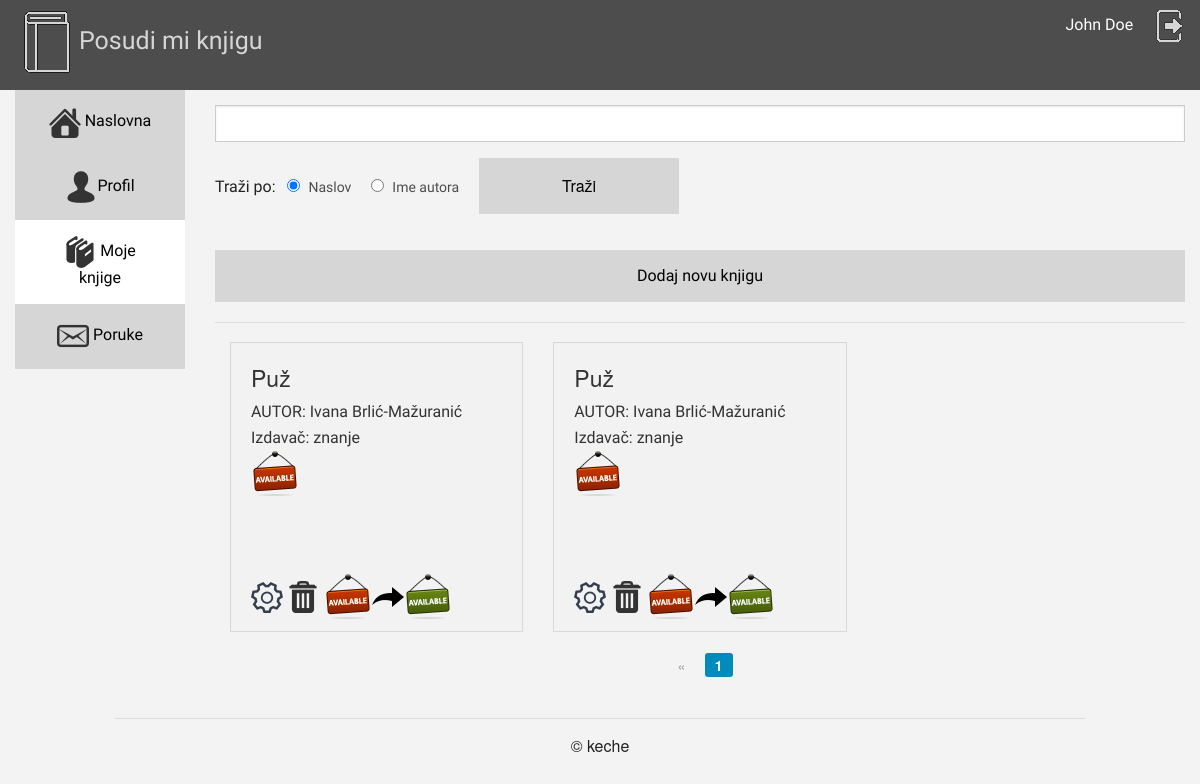
Page /knjige/index.php (signed in) on the committed database.
### tables this page shows
create table knjiga(
	id 		int not null primary key auto_increment,
	naziv 		varchar(100) not null,
	autor 		int not null,
	godina 		int,
	izdanje 	int,
	izdavac 	int,
	vlasnik 	int not null,
	ocijena 	int,
	status 		boolean
);

create table autor(
	id 		int not null primary key auto_increment,
	ime 		varchar(50) not null
);

create table izdavac(
	id 		int not null primary key auto_increment,
	naziv 		varchar(50) not null
);

### konfiguracija.php (called while the page is built, shortened)
<?php
$putanjaApp="/pojects/pmk/";
$app="book_";

### knjige/index.php (the view, shortened to what this page needs)
<?php include_once '../konfiguracija.php';
if(isset($_GET["stranica"])){
	$stranica=$_GET["stranica"];
	if($stranica==0){
		$stranica=1;
	}
}else{
	$stranica=1;
}
if(isset($_GET["trazi"])){
	$trazi=$_GET["trazi"];
} else if(isset($_POST["trazi"])){
	$trazi=$_POST["trazi"];
}else{
	$trazi="";
}
?>
<!doctype html>
<html class="no-js" lang="en">
  <head>
   <?php include_once '../head.php'; ?>
  </head>
  <body class="pozadina">
    <?php include_once '../gore.php' ;    ?>
   <div class="large-2 medium-3 columns hide-for-small">
 <?php include_once '../sastrane.php' ;    ?>
</div>
   <div class="large-10 medium-8 columns ">
   	<div class="row knjige ">
   		<div class="row font">
   			<div class="large-12 columns">
   			<form action="<?php echo $_SERVER['PHP_SELF'];?>" method="post">
   		<input type="text"  name="trazi" value="<?php if(isset($_POST["trazi"])){echo $_POST["trazi"];}?>"/>
   		Traži po:&nbsp;&nbsp;
      <input type="radio" name="kriterij" value="1" id="kriterij1" <?php if(!isset($_POST["kriterij"]) || $_POST["kriterij"]==1){echo "checked=\"true\"";}?>><label for="kriterij1">Naslov</label>
      <input type="radio" name="kriterij" value="2" id="kriterij2" <?php if(isset($_POST["kriterij"]) && $_POST["kriterij"]==2){echo "checked=\"true\"";}?>><label for="kriterij2">Ime autora</label>
      <input type="submit" value="Traži" class="button trazi"/>
      </form>
      </div>
      </div>
      <a href="<?php echo $putanjaApp;?>knjige/dodaj.php"><button class="button sastrane font " >Dodaj novu knjigu</button></a><hr />
   	<?php
    if($_POST){
			switch ($_POST["kriterij"]) {
    case 1:
        $kriterij="a.naziv";
        break;
    case 2:
       $kriterij="d.ime";
        break;
   default:
   $kriterij="d.naziv";
        break;
 }
			$trazi=$_POST["trazi"];
			}else{ $kriterij="a.naziv";
 	$trazi="";
			}
			$vlasnik=$_SESSION[$app. "autoriziran"]->id;
			if($stranica==1){
			$s=0;
		}else{
			$s=($stranica-1)*9;
		}
   	$izraz = $veza -> prepare("select a.id as broj,a.naziv as naslov,a.status as status,b.id as id,b.username as korisnik,
   	c.naziv as izdavac,d.ime as name,a.godina as godina,a.izdanje as izdanje,f.username as gdje,f.id as idgdje
   	from knjiga a
   	inner join user b on a.vlasnik=b.id
   	inner join izdavac c on a.izdavac=c.id
   	inner join autor d on a.autor=d.id
   	inner join posjed e on e.knjiga=a.id
   	inner join user f on e.user=f.id
   	where $kriterij like :trazi and vlasnik=$vlasnik
   	order by broj
   	limit $s, 9");
	$trazi = "%". $trazi."%";
	$izraz->bindParam(":trazi", $trazi);
	$izraz->execute();
	$info=$izraz->fetchAll(PDO::FETCH_OBJ);
	foreach($info as $knjiga): ?>
		<div class="large-4 columns">
			<div class="panel minimum">
				<a href="#" data-reveal-id="modal_<?php echo $knjiga ->broj?>"><h4><?php echo $knjiga-> naslov?></h4></a>
				<p class="font">AUTOR: <?php echo $knjiga-> name;?> </br>
				Izdavač: <?php echo $knjiga-> izdavac ?></br>
				<?php if($knjiga->status==0){
					echo " <img src=\"".$putanjaApp. "img/ikone/freebook.png\" alt=\"\" title=\"Knjiga je slobodna\"/>";}
					else{
					 echo " <img src=\"".$putanjaApp. "img/ikone/notfree.png\" alt=\"\" title=\"Knjiga je zauzeta\"/>";}?>
				</p>
			<div class="dolje">
				<a href="<?php echo $putanjaApp;?>knjige/settings.php?id=<?php echo $knjiga->broj;?>" ><img src="<?php echo $putanjaApp;?>img/ikone/settings.png"> </a>
				<a href="#" data-reveal-id="modal_delete_<?php echo $knjiga ->broj?>" ><img src="<?php echo $putanjaApp;?>img/ikone/delete.png"> </a>
				<?php
				if($knjiga->status==0){
					echo "<a href=\"".$putanjaApp."knjige/zauzeta.php?id=".$knjiga ->broj."\">";
					echo "<img src=\"".$putanjaApp. "img/ikone/freebook.png\" alt=\"\"/>";
					echo "<img src=\"".$putanjaApp. "img/ikone/arrow.png\" alt=\"\"/>";
					echo "<img src=\"".$putanjaApp. "img/ikone/notfree.png\" alt=\"\"/>";
					echo "</a>";
				}else{
					echo "<a href=\"".$putanjaApp."knjige/slobodna.php?id=".$knjiga ->broj."\">";
					echo "<img src=\"".$putanjaApp. "img/ikone/notfree.png\" alt=\"\"/>";
					echo "<img src=\"".$putanjaApp. "img/ikone/arrow.png\" alt=\"\"/>";
					echo "<img src=\"".$putanjaApp. "img/ikone/freebook.png\" alt=\"\"/>";
					echo "</a>";
				}
				?>
			</div>
			</div>
		</div>
  <?php
  endforeach;
   ?>
   </div>
   <div class="pagination-centered">
  <ul class="pagination">
    <li class="arrow"><a href="<?php echo $_SERVER["PHP_SELF"] . "?stranica=" . ($stranica-1) ?>&trazi=<?php echo $trazi ?>&kriterij=<?php echo $kriterij ?>">&laquo;</a></li>
    <li class="current"><a href=""><?php echo  $stranica; ?></a></li>
  </ul>
</div>
   </div>
        <?php include_once '../footer.php' ;    ?>
  </body>
</html>

### css/moj.css (style rules this page uses)
.pozadina { background-color: #F3F3F3; }
.sastrane { width: 100%; background-color: #D6D6D6; color:black; margin-left:0px; margin-top:0px; margin-bottom: 0px; }
.font { font-family: 'Nobile', sans-serif; }
.knjige { margin-top:15px; }
.trazi { width: 200px; background-color: #D6D6D6; color:black; }
.minimum { min-height: 290px }
.dolje { position: absolute; bottom: 10%; }

### rows in the picture
knjiga: naziv "Puž", autor.ime "Ivana Brlić-Mažuranić", izdavac.naziv "znanje", shows a picture

### other values in the picture
$_SESSION[$app . "autoriziran"]->ime "John"
$_SESSION[$app . "autoriziran"]->prezime "Doe"
$stranica "1"
